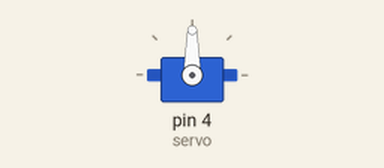
Bench run of a sketch on a simulated Arduino Uno, built with avr-gcc and run on an emulated ATmega328P. On the bench: servo.

Above: at 0.05 s.
At 2.25 s:
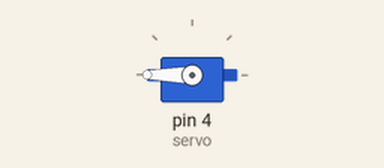
At 4.5 s:
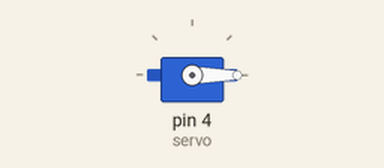
Timing chart, 0 to 5.9 s (numbered marks = the images above):
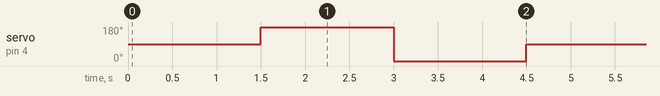

Measured:
- by itself, servo on pin 4 (servo): repeats every 4.5 s: 0° 1.5 s, 90° 1.5 s, 180° 1.5 s

The sketch:

servoprivod.ino
```cpp
#include <Servo.h>

Servo servo;
int degree = 0;


void setup() {
  // put your setup code here, to run once:
  Serial.begin(38400);
  pinMode(4, OUTPUT);
    servo.write(0);
    servo.attach(4);

}

void loop() {
  // put your main code here, to run repeatedly:

    servo.write(90);
    delay(1500);
    servo.write(180);
    delay(1500);
    servo.write(0);
    delay(1500);
}
```
